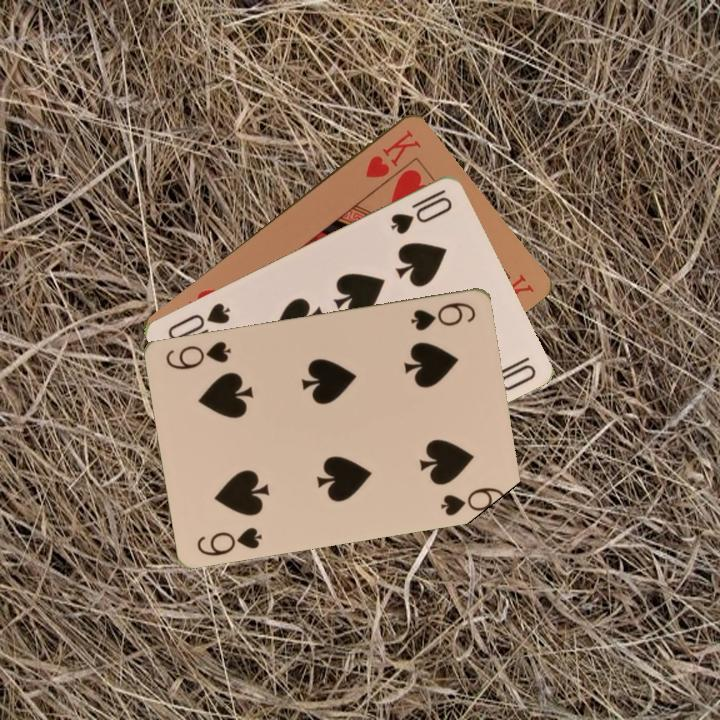
#> input picture imgs/or_1.jpg, 720 x 720 px; its folder holds only this picture in this run
$ python -i script.py   (imports and definitions only)   (older library calls are emulated)
#> lines starting #> are read from the running program, lines starting #| are printed output that depends on the picture; after the words box and inside, x2 and y2 are one past the last pixel; in counts of white or black regions, pixels touching at a corner belong together
from skimage import segmentation, color, future, io, util, morphology, measure
from skimage.segmentation import slic, felzenszwalb, watershed, random_walker, relabel_sequential
from skimage.exposure import histogram
import matplotlib.pyplot as plt
import numpy as np
from skimage.util import img_as_float
from skimage.filters import rank, gaussian, threshold_otsu
from scipy import ndimage as ndi
from skimage.morphology import disk, square
from skimage.future import graph
import cv2
import os
from statistics import mode


from skimage.metrics import (adapted_rand_error,
                              variation_of_information)


folder="PATH"

folder_g_t = "PATH"


# [1 line not run here, left out]

# [9 lines left out: function factor_f, not called in this run]


def load_images_from_folder(folder):
#> further down, picture is the input picture: shape (720, 720, 3); mean B, G, R 93.8, 111.5, 132.3
    images = []
    list_files = os.listdir(folder)
    list_files.sort()
    for filename in list_files:
        print(filename)
        img = cv2.imread(os.path.join(folder,filename))
        if img is not None:
            images.append(img)
    return images

# [31 lines left out: functions apply_k_means, grafo, active_contours, not called in this run]

def apply_watershed(img):

    # Binarizamos la imagen con la binarizacion OTSU
    bw = cv2.cvtColor(img, cv2.COLOR_BGR2GRAY)
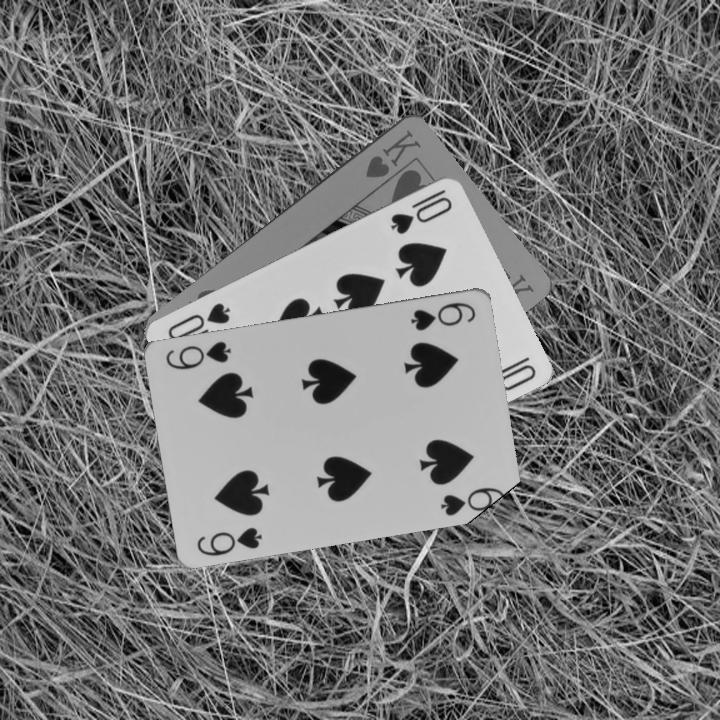
#> bw: shape (720, 720); min 0, max 249, mean 115.7
    _, bw = cv2.threshold(bw, 40, 255, cv2.THRESH_OTSU)
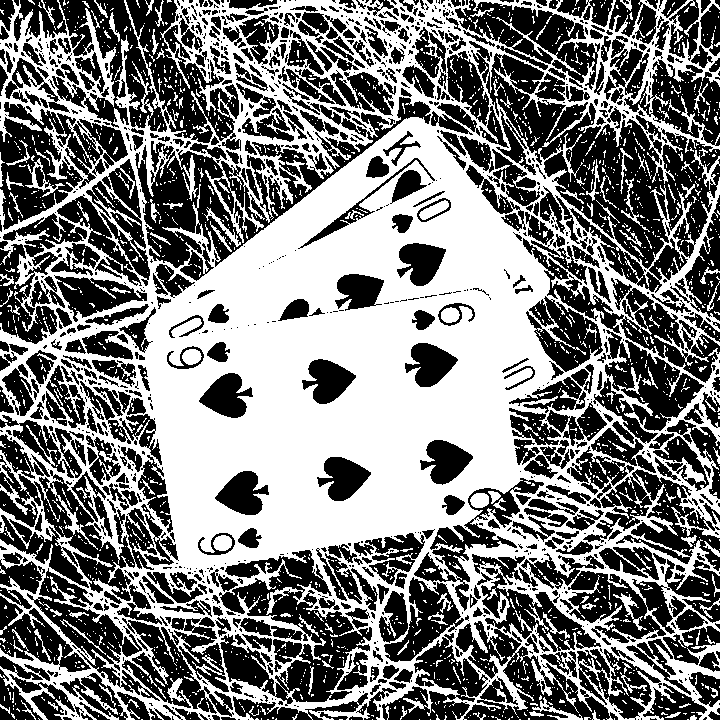
#> bw: shape (720, 720); 49% white; 2050 white regions (1881 under 20 px), largest, box (x1, y1, x2, y2) and area: (0, 0, 720, 720) 237059, (25, 158, 65, 197) 301, (419, 200, 449, 220) 286

    # Buscamos la distancia euclidia y la normalizamos
    dist = cv2.distanceTransform(bw, cv2.DIST_L2, 3)
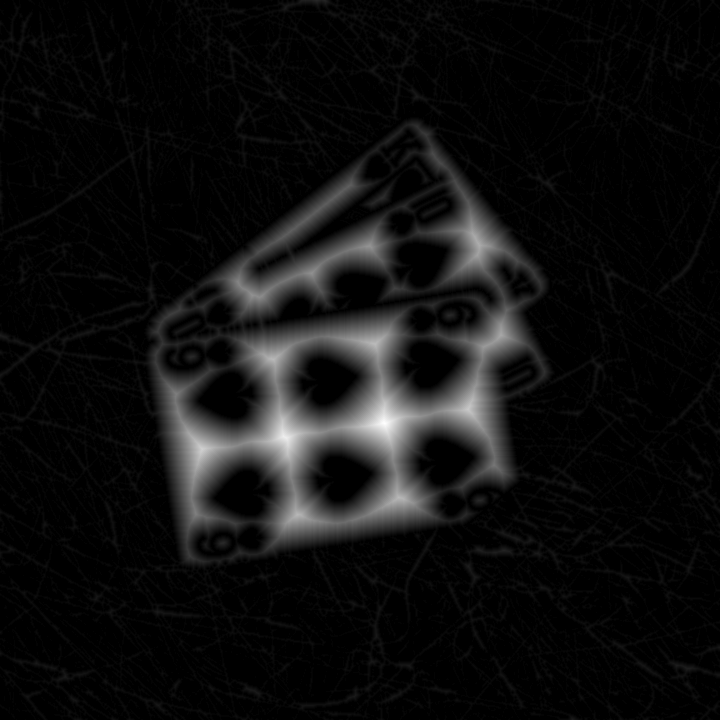
#> dist: shape (720, 720) float32; min 0, max 49.84, mean 3; drawn with min black and max white
    dist = cv2.normalize(dist, dist, 0, 1.0, cv2.NORM_MINMAX)
    euclidian_dist = dist

    # Binarizamos la distancia euclidia
    _, dist = cv2.threshold(dist, 0.1, 1.0, cv2.THRESH_BINARY)
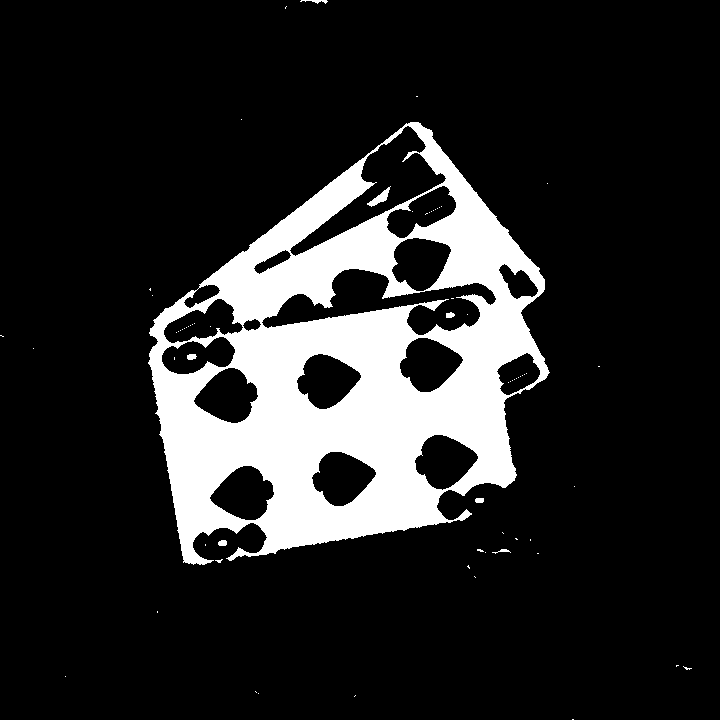
#> dist: shape (720, 720) float32; values 0 (black) and 1 (white), 15.6% white; 69 white regions (61 under 20 px), largest, box (x1, y1, x2, y2) and area: (148, 122, 550, 565) 80248, (367, 186, 391, 207) 169, (300, 0, 328, 4) 53
    # Realizamos una dilatacion
    kernel1 = np.ones((3,3), dtype=np.uint8)
    dist = cv2.dilate(dist, kernel1)
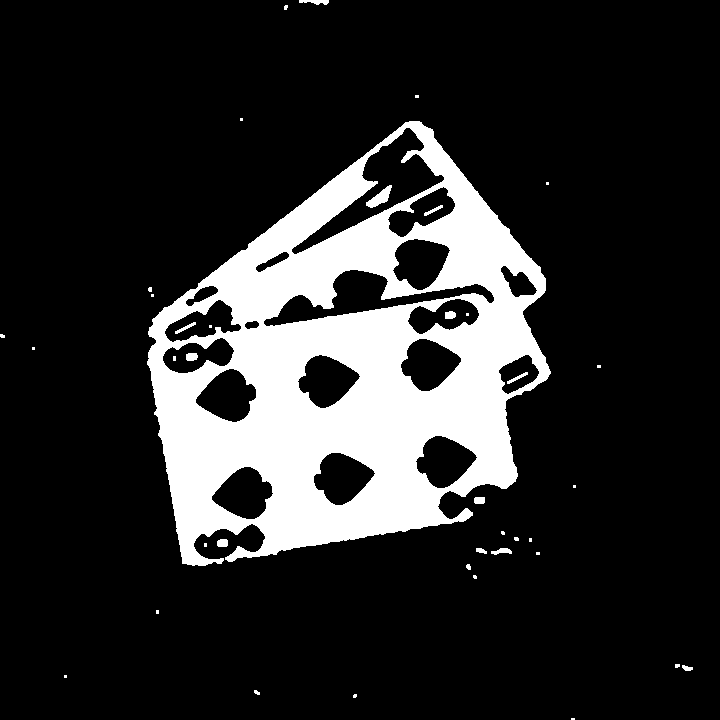
#> dist: shape (720, 720) float32; values 0 (black) and 1 (white), 17.1% white; 39 white regions (24 under 20 px), largest, box (x1, y1, x2, y2) and area: (147, 121, 551, 566) 87248, (366, 185, 392, 208) 263, (299, 0, 329, 5) 102

    # Encontramos los contornos
    dist_8u = dist.astype('uint8')
#> dist_8u: shape (720, 720); values 0 (black) and 1 (white), 17.1% white; 39 white regions (24 under 20 px)
    contours, _= cv2.findContours(dist_8u, cv2.RETR_TREE, cv2.CHAIN_APPROX_SIMPLE)
#> contours = 57 contours, 26 with area under 20; largest, box (x1, y1, x2, y2) and area: (147, 121, 551, 566) 118088, (291, 127, 445, 255) 5191, (263, 269, 495, 327) 4236, (195, 368, 257, 423) 2140, (297, 354, 361, 409) 2138

    markers = np.zeros(dist.shape, dtype=np.int32)
    # Dibujamos los contornos
    for i in range(len(contours)):
        cv2.drawContours(markers, contours, i, (i+1), -1)
#> this loop made 57 passes
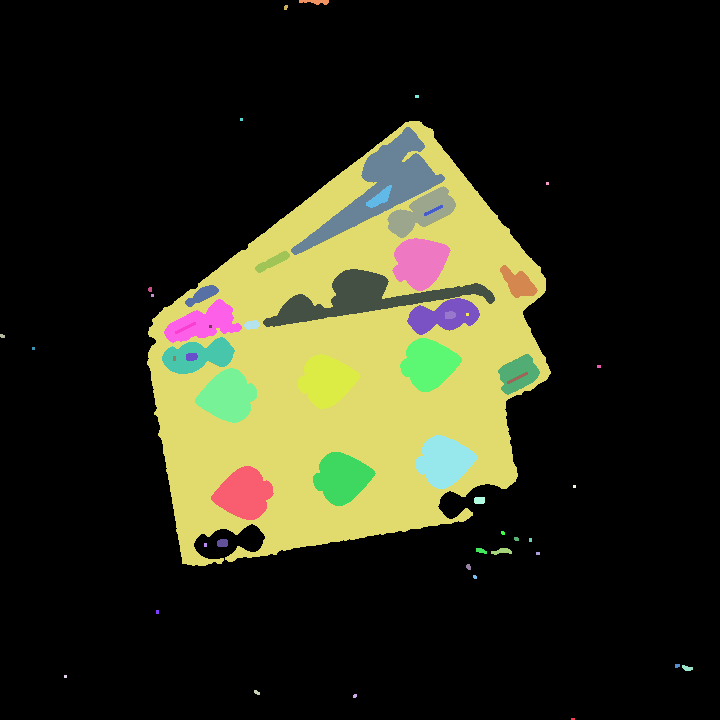
#> markers: shape (720, 720) int32; 58 distinct labels, from 0 to 57; one colour per label, 0 black

    img = cv2.cvtColor(img, cv2.COLOR_BGR2GRAY)

    # Aplicamos el watershed
    segmentations = watershed(img, markers)
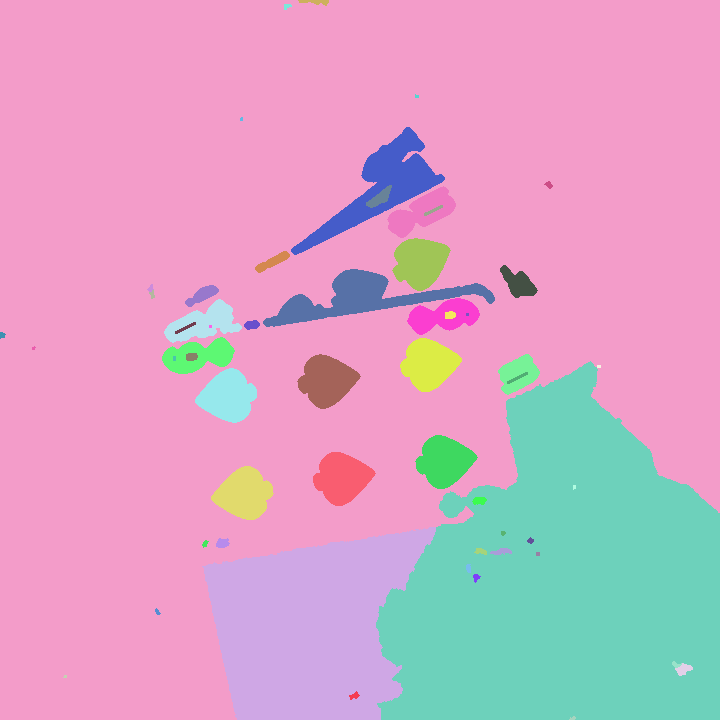
#> segmentations: shape (720, 720) int32; 57 distinct labels, from 1 to 57; one colour per label, 0 black
    #segmentations = color.label2rgb(segmentations)

    return segmentations

# [63 lines left out: functions apply_random_walker, apply_felzenwalb, morf_seg, run_grabcut, not called in this run]


# [1 line that did not run here, left out]
# [1 line that did not run here, left out]


# [46 lines left out: functions threshhold, apply_moda, votation_sistem, not called in this run]


# [18 lines not run here, left out]


>>> import cv2
>>> picture = cv2.imread('imgs/or_1.jpg')
>>> result = apply_watershed(picture)

$ run again, on imgs/or_10.jpg
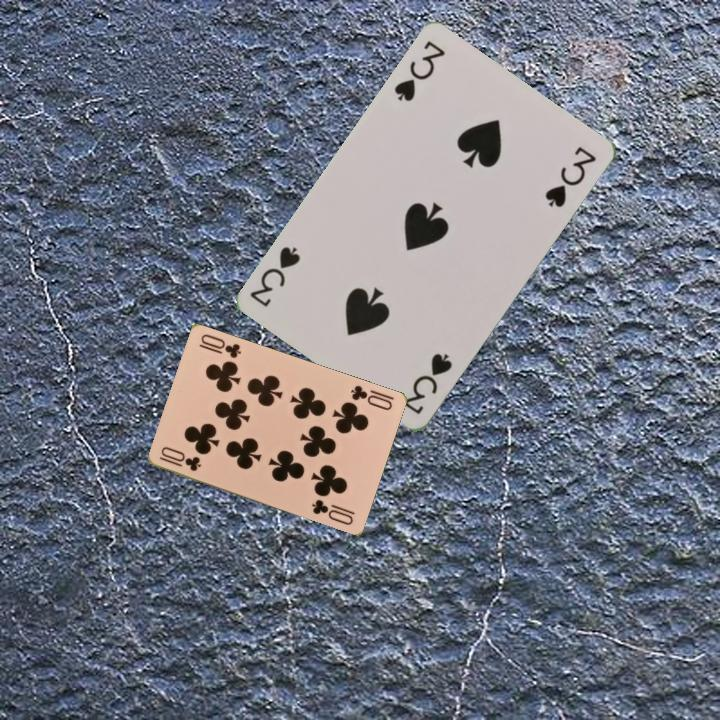
#> input picture imgs/or_10.jpg, 720 x 720 px
#> picture is the input picture: shape (720, 720, 3); mean B, G, R 128.5, 116.5, 112.8
#> dist_8u: shape (720, 720); values 0 (black) and 1 (white), 14.7% white; 20 white regions (4 under 20 px)
#> contours = 24 contours, 4 with area under 20; largest, box (x1, y1, x2, y2) and area: (241, 26, 610, 395) 68056, (306, 397, 402, 531) 3500, (153, 329, 222, 458) 3066, (199, 450, 313, 516) 2643, (240, 345, 353, 407) 2553
#> the loop in apply_watershed, `for i in range(len(contours)):` made 24 passes
#> after the loop in apply_watershed, `for i in range(len(contours)):`:
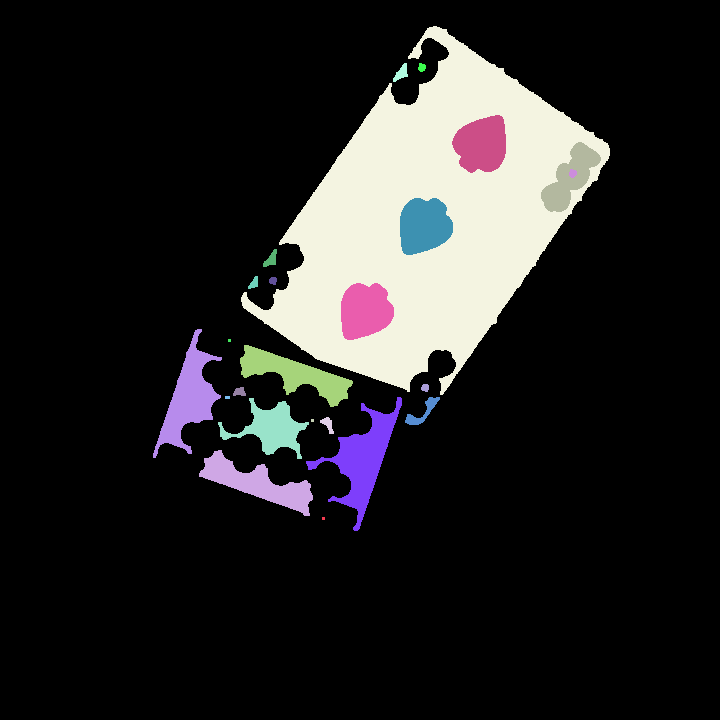
#> markers: shape (720, 720) int32; 25 distinct labels, from 0 to 24; one colour per label, 0 black
#> in apply_watershed, `segmentations = watershed(img, markers)`:
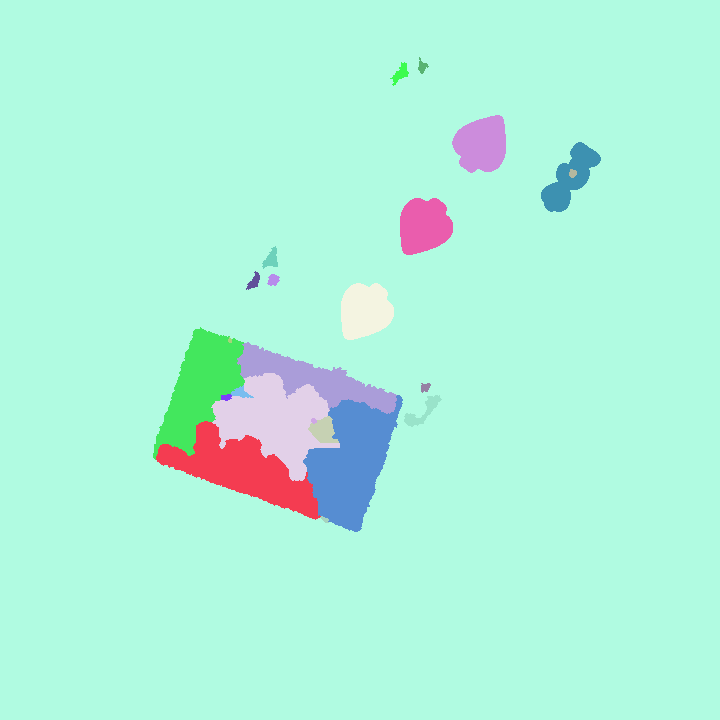
#> segmentations: shape (720, 720) int32; 24 distinct labels, from 1 to 24; one colour per label, 0 black

$ run again, on imgs/or_12.jpg
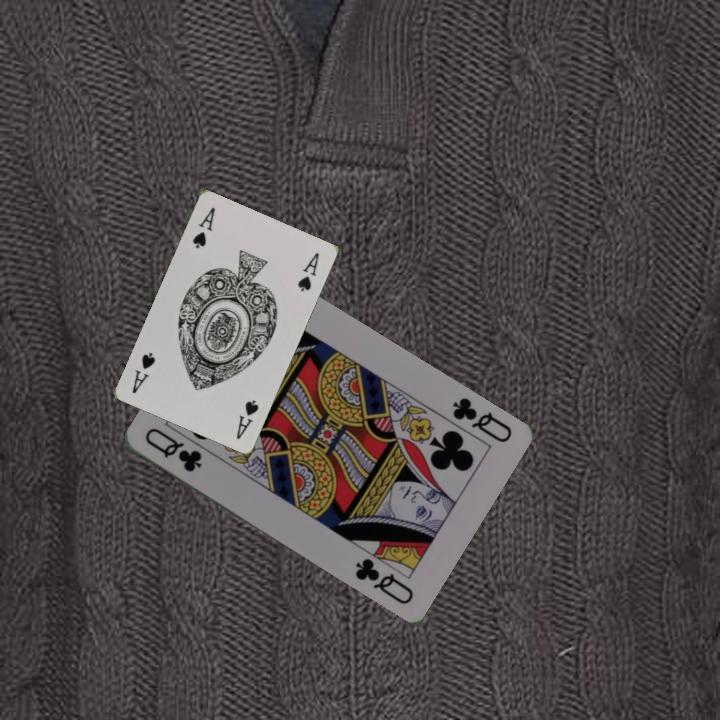
#> input picture imgs/or_12.jpg, 720 x 720 px
#> picture is the input picture: shape (720, 720, 3); mean B, G, R 73.5, 72.9, 78.5
#> dist_8u: shape (720, 720); values 0 (black) and 1 (white), 9.8% white; 39 white regions (12 under 20 px)
#> contours = 53 contours, 16 with area under 20; largest, box (x1, y1, x2, y2) and area: (116, 191, 531, 621) 93210, (144, 324, 493, 606) 36994, (177, 249, 279, 391) 9521, (196, 301, 248, 361) 2342, (202, 307, 243, 355) 1386
#> the loop in apply_watershed, `for i in range(len(contours)):` made 53 passes
#> after the loop in apply_watershed, `for i in range(len(contours)):`:
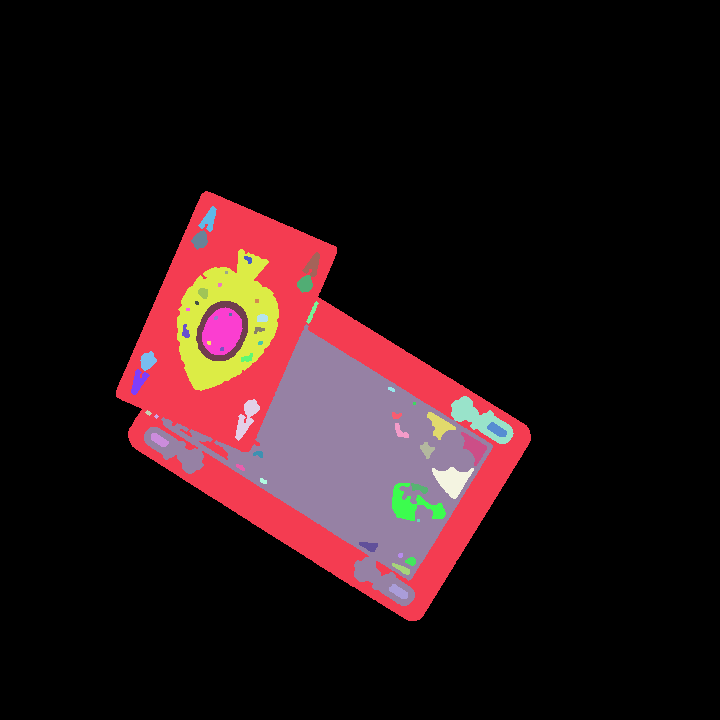
#> markers: shape (720, 720) int32; 54 distinct labels, from 0 to 53; one colour per label, 0 black
#> in apply_watershed, `segmentations = watershed(img, markers)`:
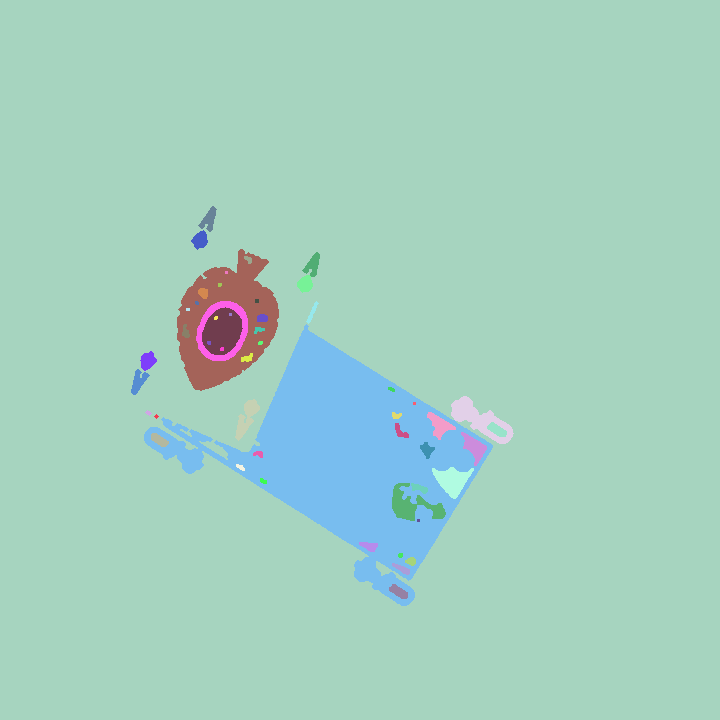
#> segmentations: shape (720, 720) int32; 53 distinct labels, from 1 to 53; one colour per label, 0 black

$ run again, on imgs/or_15.jpg
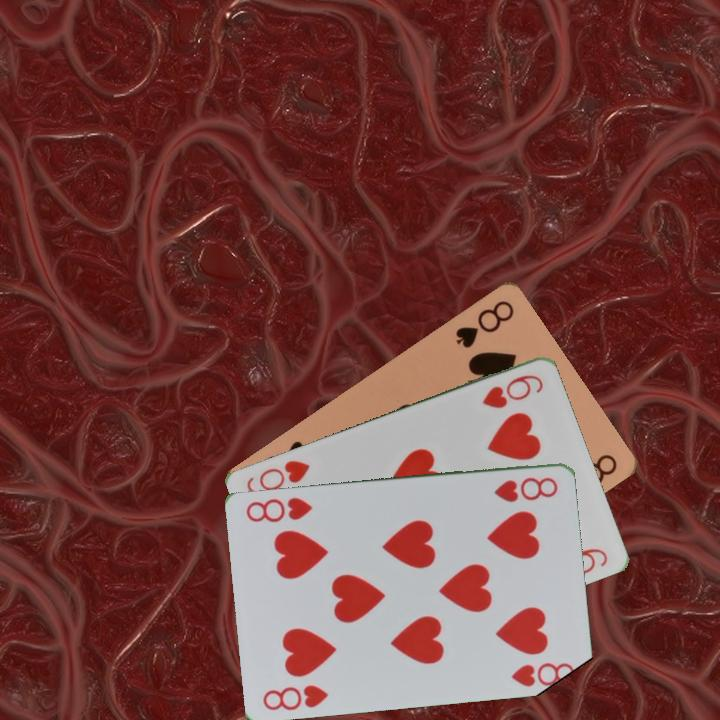
#> input picture imgs/or_15.jpg, 720 x 720 px
#> picture is the input picture: shape (720, 720, 3); mean B, G, R 61.6, 65.1, 115.8
#> dist_8u: shape (720, 720); values 0 (black) and 1 (white), 17.3% white; 17 white regions (1 under 20 px)
#> contours = 36 contours, 2 with area under 20; largest, box (x1, y1, x2, y2) and area: (228, 288, 632, 720) 120312, (257, 410, 582, 507) 6526, (279, 348, 542, 457) 3171, (271, 528, 330, 582) 2078, (329, 571, 388, 626) 2062
#> the loop in apply_watershed, `for i in range(len(contours)):` made 36 passes
#> in apply_watershed, `segmentations = watershed(img, markers)`:
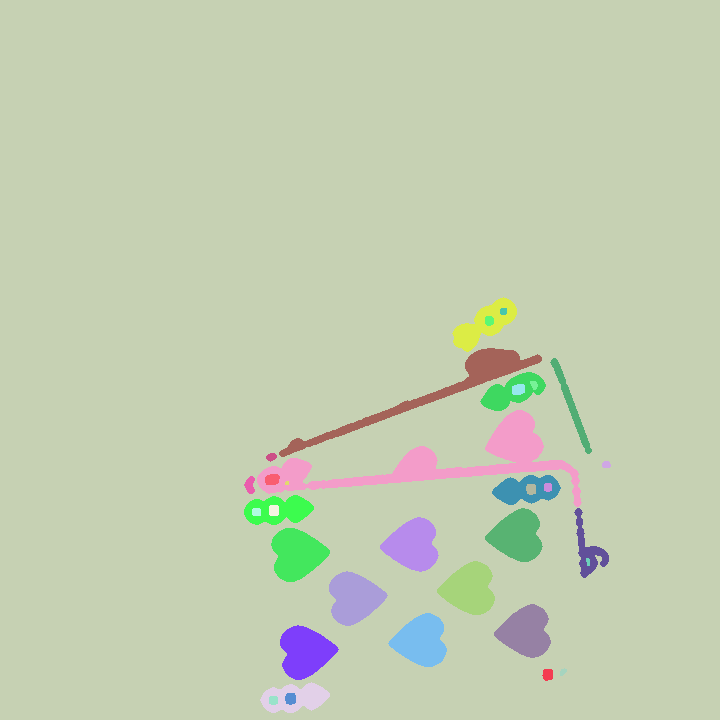
#> segmentations: shape (720, 720) int32; 36 distinct labels, from 1 to 36; one colour per label, 0 black
